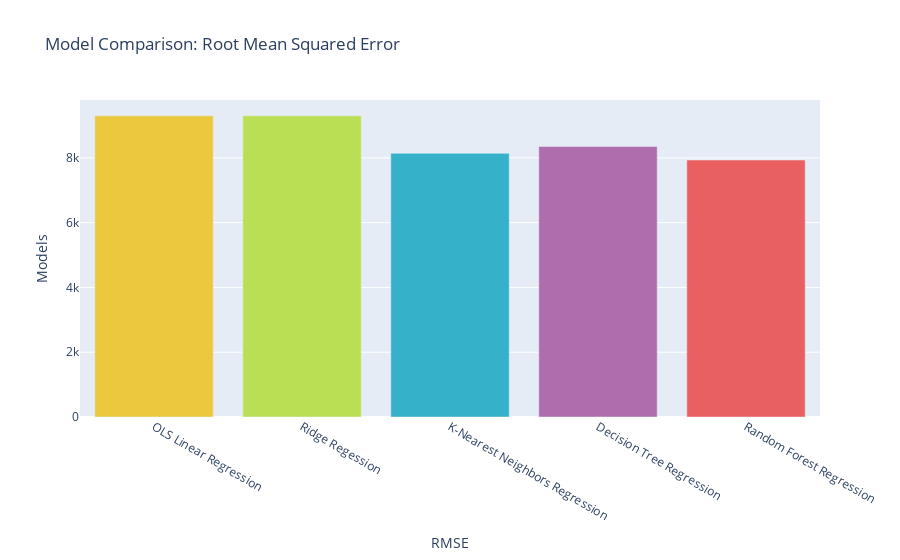

Source (notebook cell):
### Code cell
# Bar chart with plotly: RMSE
trace = go.Bar(x=list(evaluation_df2.index), 
               y=evaluation_df2['RMSE'], 
                marker=dict(color=['#ebc83d','#badf55', '#35b1c9','#b06dad','#e96060', '#1e1d69'])
              )
layout = go.Layout(title = 'Model Comparison: Root Mean Squared Error', # Graph title
    yaxis = dict(title = 'Models'), # x-axis label
    xaxis = dict(title = 'RMSE'), # y-axis label  
                  ) 

rmse_fig = go.Figure(data = [trace], layout=layout)
rmse_fig

### Figure 1 — Plotly figure (JSON) as saved in the notebook; plotly's stock layout.template omitted (floating-point values rounded to 4 significant figures)
{"data": [{"marker": {"color": ["#ebc83d", "#badf55", "#35b1c9", "#b06dad", "#e96060", "#1e1d69"]}, "type": "bar", "x": ["OLS Linear Regression", "Ridge Regession", "K-Nearest Neighbors Regression", "Decision Tree Regression", "Random Forest Regression"], "y": [9297, 9297, 8140, 8349, 7934]}], "layout": {"title": {"text": "Model Comparison: Root Mean Squared Error"}, "xaxis": {"title": {"text": "RMSE"}}, "yaxis": {"title": {"text": "Models"}}}}
